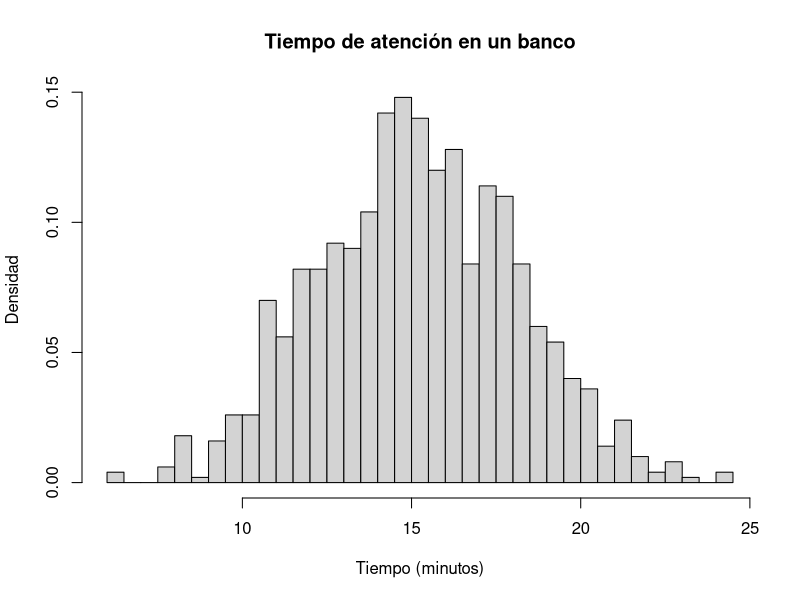

Source code (R): (Note: this script raises an error after producing the figure.)
# Tiempo de atención en un banco
# EJEMPLO 2 : Tiempo de atención en un banco (minutos)
# media: 15 min, Desviación estándar: 3 min

# 1. Simulamos datos con distribución normal
set.seed(456)  
tiempos <- rnorm(n = 1000, mean = 15, sd = 3)
tiempos

# 2. Histograma con densidad
hist(tiempos, breaks = 30, probability = TRUE, col = "lightgray",
     main = "Tiempo de atención en un banco",
     xlab = "Tiempo (minutos)", ylab = "Densidad")

----------------------------------------------------------------------

# 3. Curva de densidad teórica
x <- seq(min(tiempos), max(tiempos), length = 100)
lines(x, dnorm(x, mean = 15, sd = 3), col = "blue", lwd = 2)

----------------------------------------------------------------------

# 4. Cálculo de probabilidades
# a) Probabilidad de que un cliente tarde MÁS de 20 minutos
prob_mayor_20 <- pnorm(20, mean = 15, sd = 3, lower.tail = FALSE)

# b) Probabilidad de que un cliente tarde MENOS de 10 minutos
prob_menor_10 <- pnorm(10, mean = 15, sd = 3, lower.tail = TRUE)

# c) Probabilidad de que el tiempo esté ENTRE 13 y 17 minutos
prob_entre_13_17 <- pnorm(17, mean = 15, sd = 3) - pnorm(13, mean = 15, sd = 3)

# Mostramos resultados
prob_mayor_20
prob_menor_10
prob_entre_13_17

----------------------------------------------------------------------

# Sombrear áreas en el gráfico para explicar
# a) Más de 20 min (rojo)
x1 <- seq(20, max(x), length = 100)
polygon(c(x1, rev(x1)), c(dnorm(x1, 15, 3), rep(0, length(x1))), col = rgb(1,0,0,0.3))

# b) Menos de 10 min (verde)
x2 <- seq(min(x), 10, length = 100)
polygon(c(x2, rev(x2)), c(dnorm(x2, 15, 3), rep(0, length(x2))), col = rgb(0,1,0,0.3))

# c) Entre 13 y 17 min (azul)
x3 <- seq(13, 17, length = 100)
polygon(c(x3, rev(x3)), c(dnorm(x3, 15, 3), rep(0, length(x3))), col = rgb(0,0,1,0.3))
